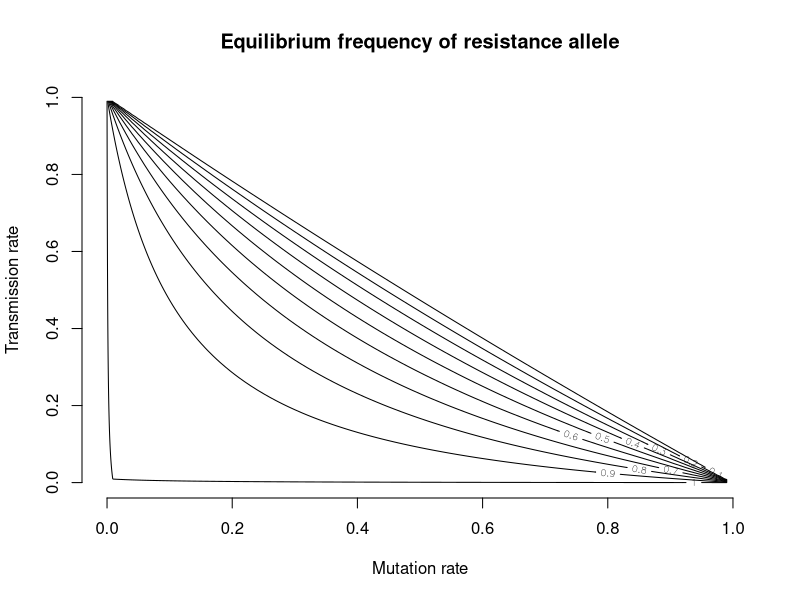

The R source for this figure:
## ---- chunk 1
m <- seq(0, 1, 0.01) # mutation rate
t <- seq(0, 1, 0.01) # cultural transmission

pSpace<-expand.grid(m, t)

pHat<-function(m, t){
  out<-(1-t-m)/((1-t)*(1-m))
  out[(m+t)>1]<-NA
  out
}

eqP <- pHat(pSpace[,1], pSpace[,2])
eqP<-matrix(eqP, nrow = length(m))

  contour(x = m, 
          y = t, 
          z = eqP,
          frame.plot = FALSE,
          xlab = "Mutation rate",
          ylab = "Transmission rate",
          main = "Equilibrium frequency of resistance allele")
